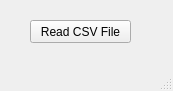
<?xml version="1.0" encoding="UTF-8"?>
<ui version="4.0">
 <class>MainWindow</class>
 <widget class="QMainWindow" name="MainWindow">
  <property name="geometry">
   <rect>
    <x>0</x>
    <y>0</y>
    <width>173</width>
    <height>91</height>
   </rect>
  </property>
  <property name="windowTitle">
   <string>MainWindow</string>
  </property>
  <widget class="QWidget" name="centralwidget">
   <widget class="QPushButton" name="pushButton">
    <property name="geometry">
     <rect>
      <x>30</x>
      <y>20</y>
      <width>101</width>
      <height>23</height>
     </rect>
    </property>
    <property name="text">
     <string>Read CSV File</string>
    </property>
   </widget>
  </widget>
  <widget class="QMenuBar" name="menubar">
   <property name="geometry">
    <rect>
     <x>0</x>
     <y>0</y>
     <width>173</width>
     <height>24</height>
    </rect>
   </property>
  </widget>
  <widget class="QStatusBar" name="statusbar"/>
 </widget>
 <resources/>
 <connections/>
</ui>
